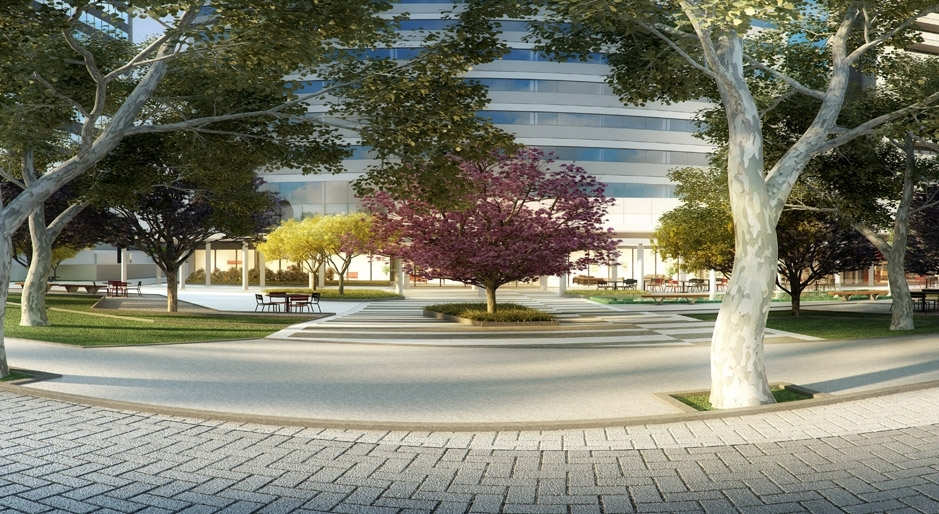
%> input picture praca.jpg, 939 x 514 px
$ octave equalizacao_com_contraste_limitado.m   (GNU Octave 9; MATLAB toolbox functions it lacks are replaced by stand-ins)
%> lines starting %> are read from the running program, lines starting %| are printed output that depends on the picture
im = imread('../../praca.jpg');
%> im is the input picture: size 514x939x3 uint8; mean R, G, B 123.7, 124, 107.9
im_g = rgb2gray(im);
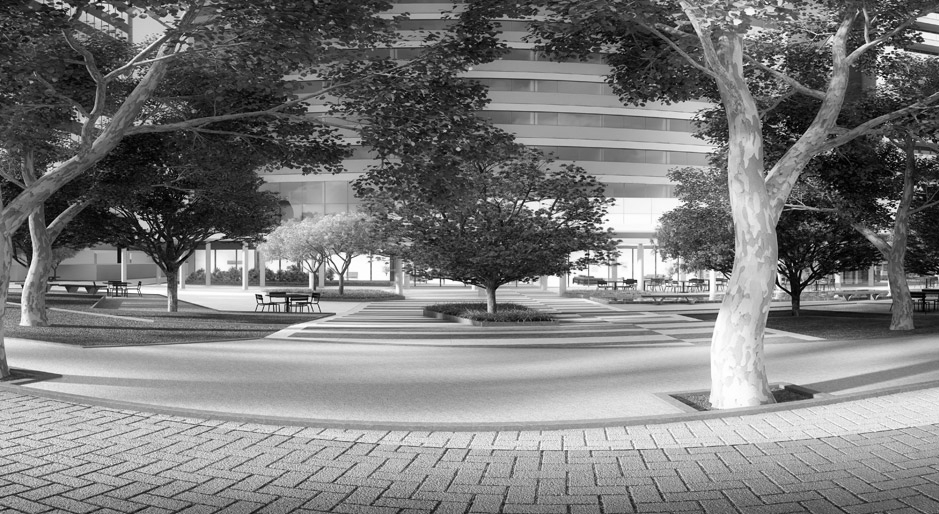
%> im_g: size 514x939 uint8; min 0, max 255, mean 122.1

im1 = adapthisteq(im_g);
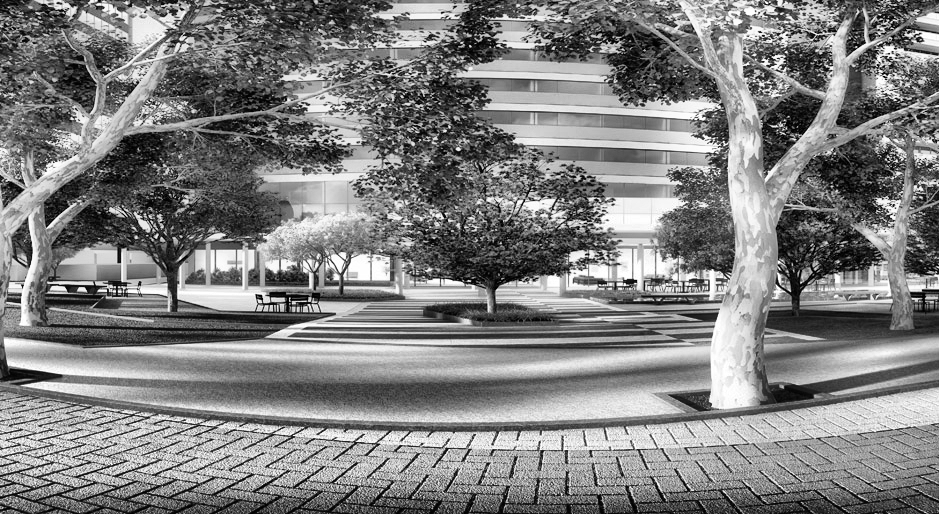
%> im1: size 514x939 uint8; min 0, max 255, mean 128.2

subplot(2,2,1); imshow(im_g);
subplot(2,2,2); imshow(im1);
subplot(2,2,3); imhist(im_g);
subplot(2,2,4); imhist(im1);
%> after `imhist(im1)`:
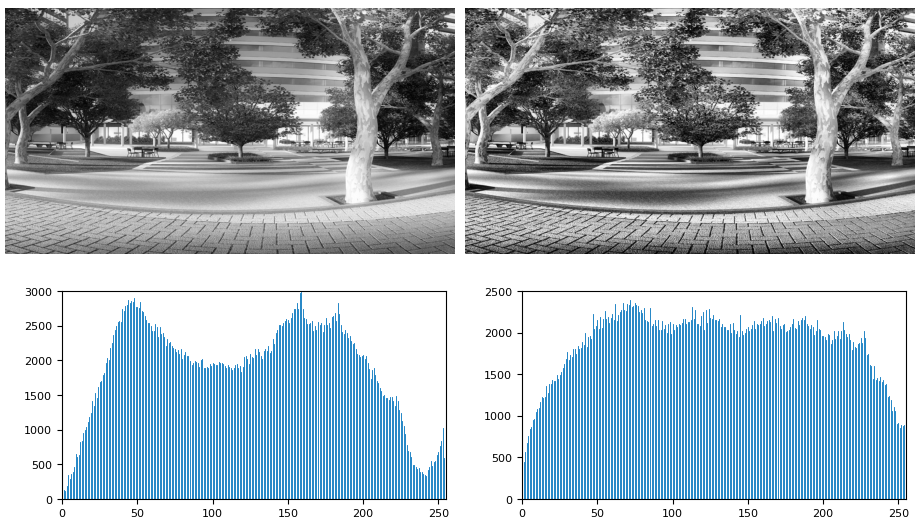
%> figure redrawn from the program's plot data, 4 panels

$ run again, with img1.jpg copied over praca.jpg
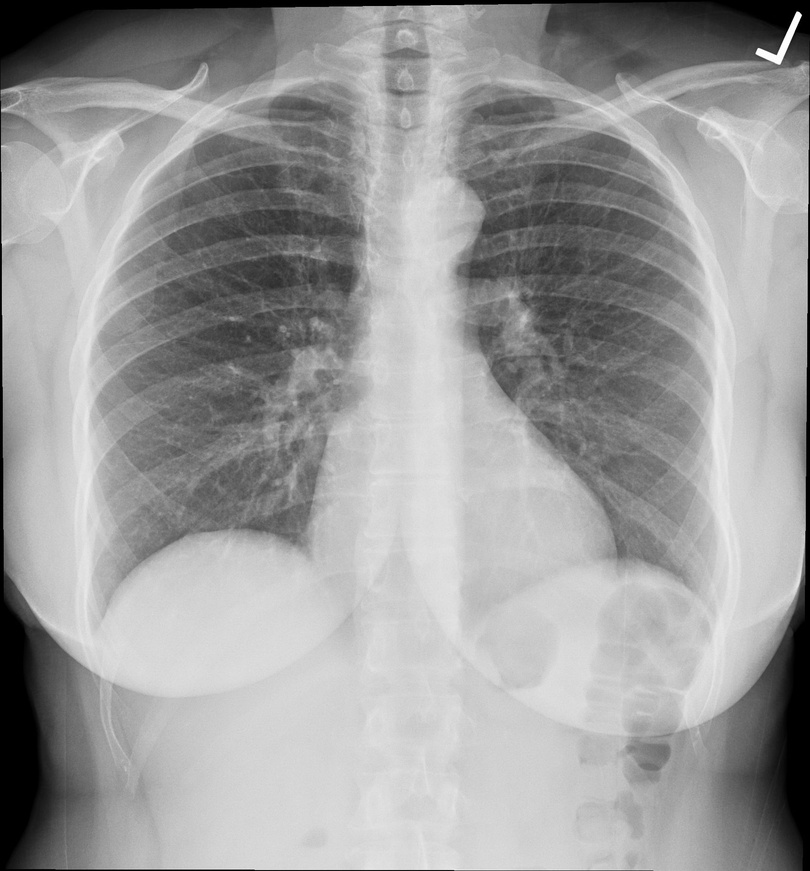
%> input picture img1.jpg, 810 x 871 px, shrunk from 1753 x 1885 before the run
%> im is the input picture: size 871x810x3 uint8; min 0, max 255, mean 155.9
%> `im1 = adapthisteq(im_g);`:
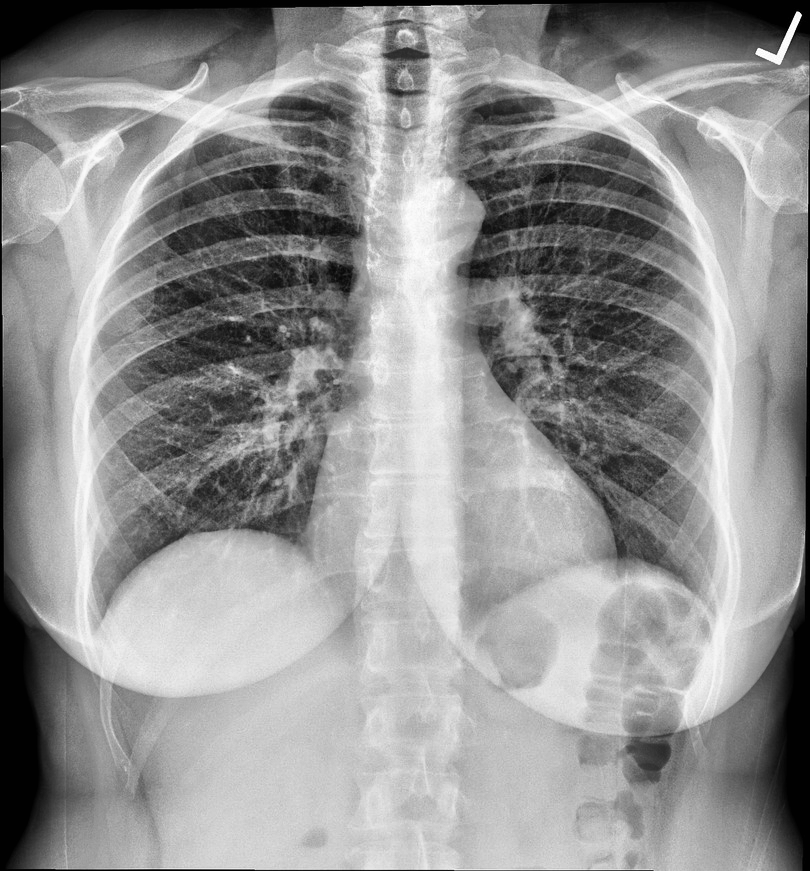
%> im1: size 871x810 uint8; min 0, max 255, mean 146.7
%> `imhist(im1)`:
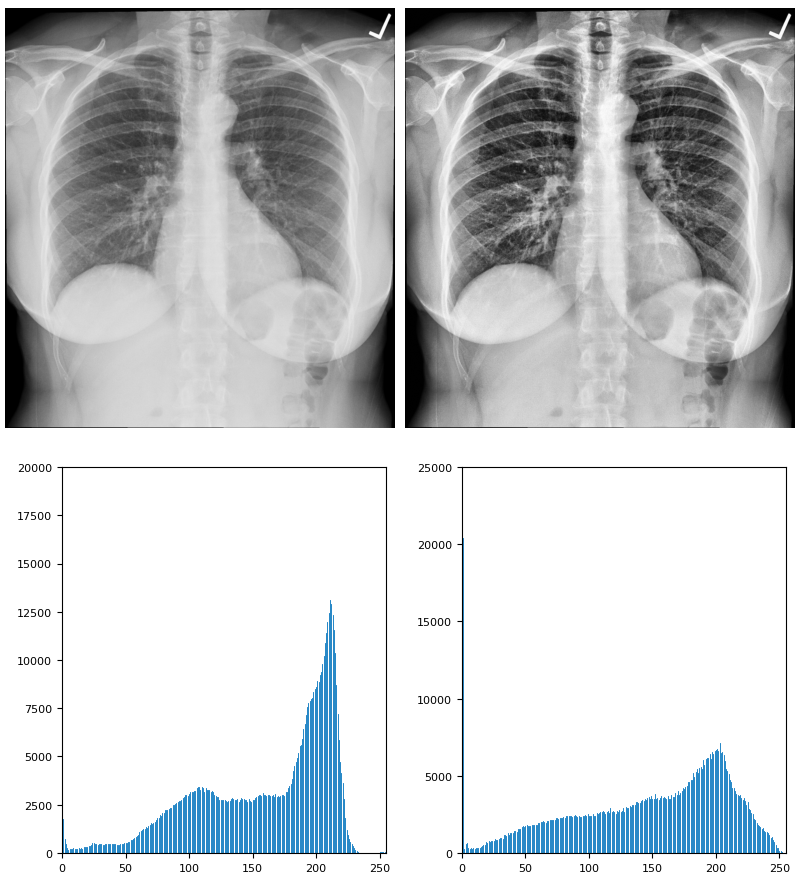
%> figure redrawn from the program's plot data, 4 panels

$ run again, with rice.jpg copied over praca.jpg
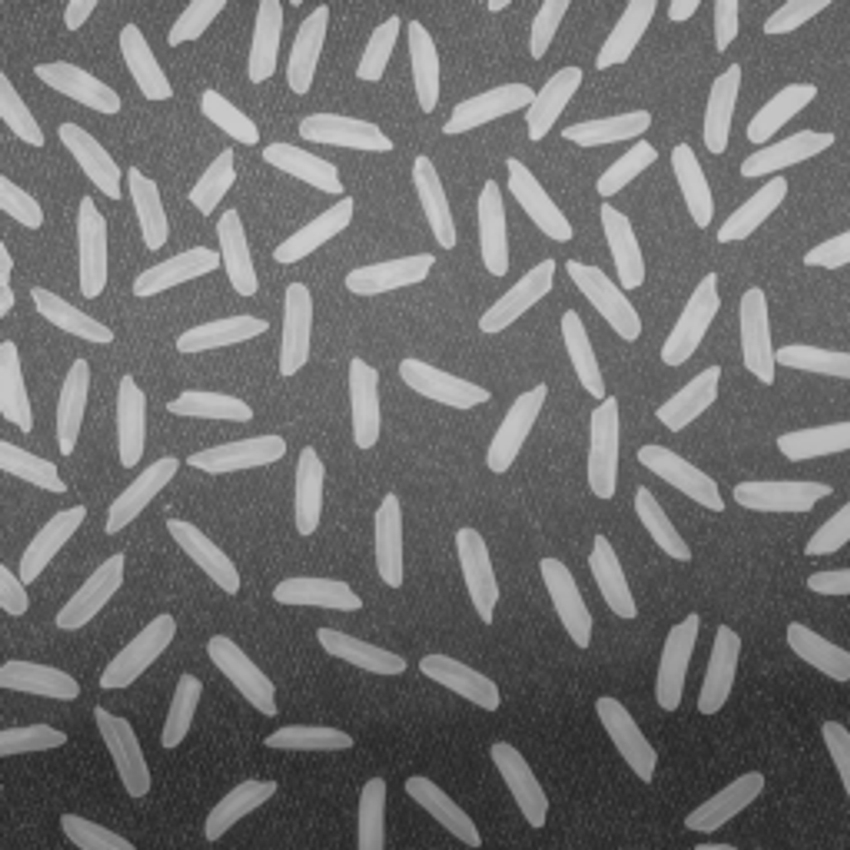
%> input picture rice.jpg, 850 x 850 px
%> im is the input picture: size 850x850x3 uint8; min 36, max 207, mean 111.3
%> `im1 = adapthisteq(im_g);`:
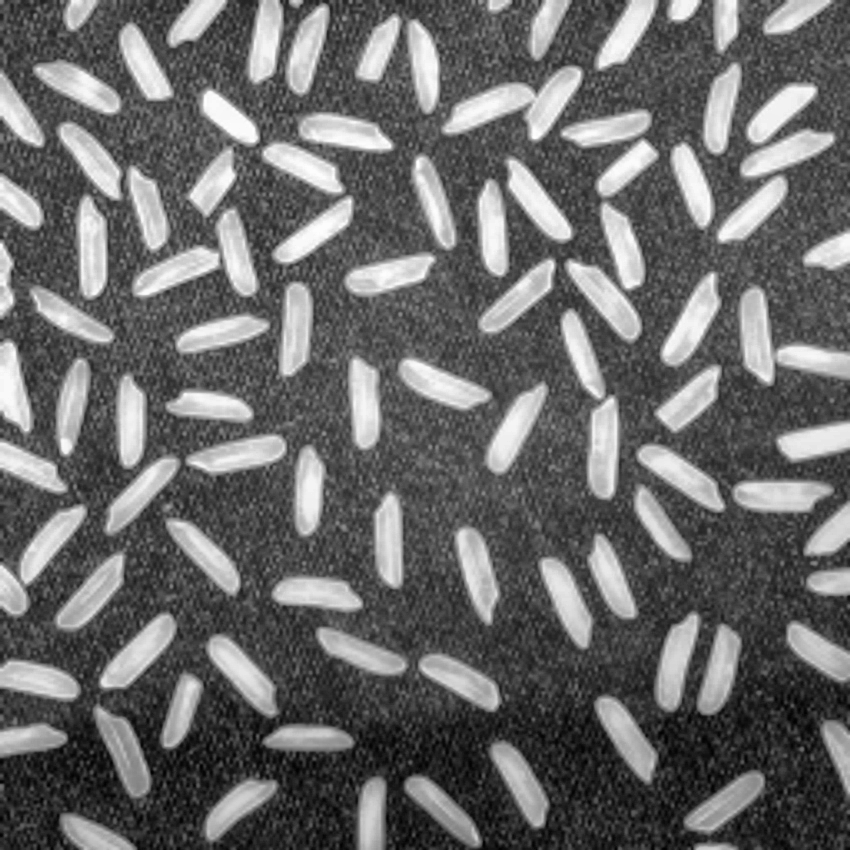
%> im1: size 850x850 uint8; min 0, max 255, mean 105.8
%> `imhist(im1)`:
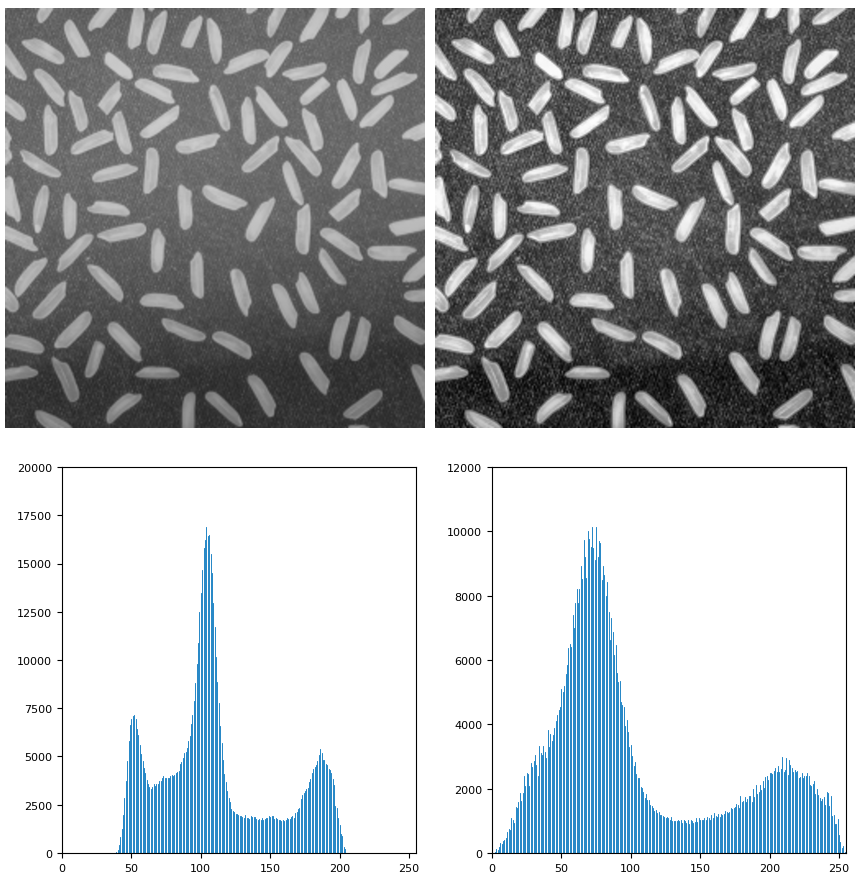
%> figure redrawn from the program's plot data, 4 panels
